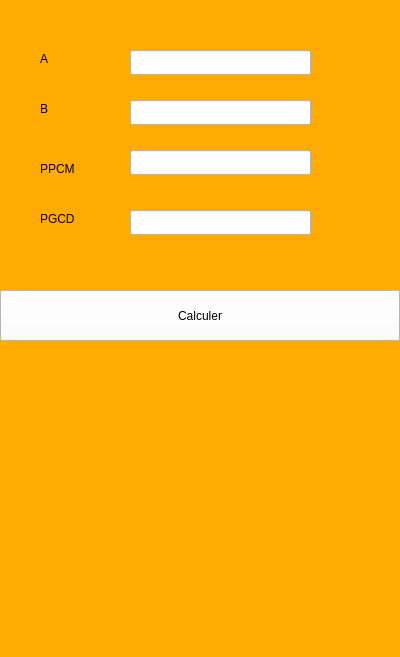
<?xml version="1.0" encoding="UTF-8"?>
<ui version="4.0">
 <class>PPCM_PGCD</class>
 <widget class="QMainWindow" name="PPCM_PGCD">
  <property name="geometry">
   <rect>
    <x>0</x>
    <y>0</y>
    <width>400</width>
    <height>657</height>
   </rect>
  </property>
  <property name="minimumSize">
   <size>
    <width>400</width>
    <height>657</height>
   </size>
  </property>
  <property name="maximumSize">
   <size>
    <width>400</width>
    <height>657</height>
   </size>
  </property>
  <property name="windowTitle">
   <string>MainWindow</string>
  </property>
  <property name="styleSheet">
   <string notr="true">background-color: rgb(255, 171, 1);</string>
  </property>
  <widget class="QWidget" name="centralwidget">
   <widget class="QLabel" name="label">
    <property name="geometry">
     <rect>
      <x>40</x>
      <y>50</y>
      <width>67</width>
      <height>17</height>
     </rect>
    </property>
    <property name="text">
     <string>A</string>
    </property>
   </widget>
   <widget class="QLabel" name="label_2">
    <property name="geometry">
     <rect>
      <x>40</x>
      <y>100</y>
      <width>67</width>
      <height>17</height>
     </rect>
    </property>
    <property name="text">
     <string>B</string>
    </property>
   </widget>
   <widget class="QLabel" name="label_3">
    <property name="geometry">
     <rect>
      <x>40</x>
      <y>160</y>
      <width>67</width>
      <height>17</height>
     </rect>
    </property>
    <property name="text">
     <string>PPCM</string>
    </property>
   </widget>
   <widget class="QLabel" name="label_4">
    <property name="geometry">
     <rect>
      <x>40</x>
      <y>210</y>
      <width>67</width>
      <height>17</height>
     </rect>
    </property>
    <property name="text">
     <string>PGCD</string>
    </property>
   </widget>
   <widget class="QLineEdit" name="a">
    <property name="geometry">
     <rect>
      <x>130</x>
      <y>50</y>
      <width>181</width>
      <height>25</height>
     </rect>
    </property>
    <property name="styleSheet">
     <string notr="true">background-color: rgb(255, 255, 255);</string>
    </property>
   </widget>
   <widget class="QLineEdit" name="b">
    <property name="geometry">
     <rect>
      <x>130</x>
      <y>100</y>
      <width>181</width>
      <height>25</height>
     </rect>
    </property>
    <property name="styleSheet">
     <string notr="true">background-color: rgb(255, 255, 255);</string>
    </property>
   </widget>
   <widget class="QLineEdit" name="r_ppcm">
    <property name="geometry">
     <rect>
      <x>130</x>
      <y>150</y>
      <width>181</width>
      <height>25</height>
     </rect>
    </property>
    <property name="styleSheet">
     <string notr="true">background-color: rgb(255, 255, 255);</string>
    </property>
   </widget>
   <widget class="QLineEdit" name="r_pgcd">
    <property name="geometry">
     <rect>
      <x>130</x>
      <y>210</y>
      <width>181</width>
      <height>25</height>
     </rect>
    </property>
    <property name="whatsThis">
     <string>&lt;html&gt;&lt;head/&gt;&lt;body&gt;&lt;p align=&quot;center&quot;&gt;&lt;br/&gt;&lt;/p&gt;&lt;/body&gt;&lt;/html&gt;</string>
    </property>
    <property name="styleSheet">
     <string notr="true">background-color: rgb(255, 255, 255);</string>
    </property>
   </widget>
   <widget class="QPushButton" name="calculer">
    <property name="geometry">
     <rect>
      <x>0</x>
      <y>290</y>
      <width>400</width>
      <height>51</height>
     </rect>
    </property>
    <property name="styleSheet">
     <string notr="true">background-color: rgb(255, 255, 255);
font: 75 oblique 20pt &quot;Waree&quot;;</string>
    </property>
    <property name="text">
     <string>Calculer</string>
    </property>
   </widget>
  </widget>
  <widget class="QMenuBar" name="menubar">
   <property name="geometry">
    <rect>
     <x>0</x>
     <y>0</y>
     <width>400</width>
     <height>22</height>
    </rect>
   </property>
  </widget>
  <widget class="QStatusBar" name="statusbar"/>
 </widget>
 <resources/>
 <connections/>
</ui>
